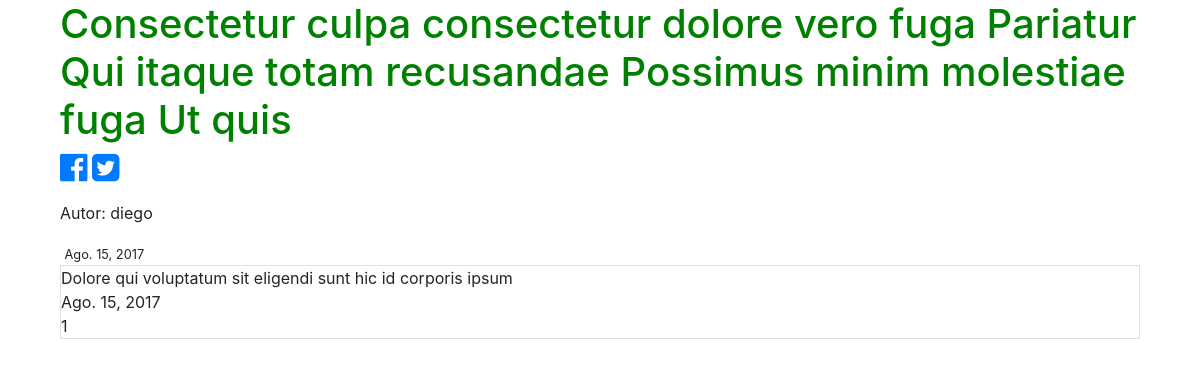
The app's page /posts/dghf-fdg-fdgfd-gfg-/ with its own data.
### posts/models.py (models this page shows, shortened)
class Post(models.Model):
    user = models.ForeignKey(settings.AUTH_USER_MODEL, default=1)
    titulo = models.CharField(max_length=155)
    slug = models.SlugField(unique=True)
    imagen = models.ImageField(upload_to=upload_location,
                               null=True,
                               blank=True,
                               height_field="height_field",
                               width_field="width_field")
    height_field = models.IntegerField(default=0)
    width_field = models.IntegerField(default=0)
    contenido = models.TextField()
    draft = models.BooleanField(default=False)
    publish = models.DateField(auto_now=False, auto_now_add=False)
    timestamp = models.DateField(auto_now_add=True, auto_now=False)
    actualizado = models.DateField(auto_now_add=False, auto_now=True)
    class Meta:
        ordering = ["-timestamp", "-actualizado"]

### posts/views.py (the view)
# urls.py: url(r'^(?P<slug>[\w-]+)/$', views.post_detail, name='detail'),
def post_detail(request, slug=None):
    instance = get_object_or_404(Post, slug=slug)
    share_string = urlquote_plus(instance.titulo)
    context = {
        "titulo": instance.titulo,
        "instance": instance,
        "share_string": share_string
    }
    return render(request, "post_detail.html", context)

### templates/post_detail.html (shortened to what this page needs)
{% extends "base.html" %}
{% block content %}
<div class="container">
    <div class="col-sm-6 col-sm-offset-3 col-lg-12">
        <h1>{{ titulo }} </h1>
        <p><a target="_blank" href="https://www.facebook.com/sharer/sharer.php?u={{ request.build_absolute_uri}}">
            <i class="fa fa-facebook-official fa fa-2x" aria-hidden="true"></i>
        </a><a href="https://twitter.com/home?status={{ share_string }} - {{ request.build_absolute_uri}} ">
            <i class="fa fa-twitter-square fa fa-2x" aria-hidden="true"></i>
        </a></p>
        {% if instance.user.get_full_name %}
        <p>Autor: {{ instance.user.get_full_name }}</p>
        {% else %}
        <p>Autor: {{ instance.user }}</p>
        {% endif %}
        <small>{{ instance.timestamp }}<br></small>
        <div class="border">
            {{ instance.contenido }}<br>
            {{ instance.actualizado }}<br>
            {{ instance.id }}<br>
        </div>
    </div>
</div>
{% endblock %}

### templates/base.html (shortened to what this page needs)
<!doctype html>
{% load staticfiles %}
<html lang="en">
<head>
    <link rel="stylesheet" href="https://maxcdn.bootstrapcdn.com/bootstrap/4.0.0-beta/css/bootstrap.min.css">
    <link rel="stylesheet" href='{% static "css/base.css" %}'>
    <link rel="stylesheet" href="https://maxcdn.bootstrapcdn.com/font-awesome/4.7.0/css/font-awesome.min.css">
</head>
<body>
    {% block content %}
    {% endblock %}
</html>

### static/css/base.css (style rules this page uses)
h1 { color: green; }

### records on screen
Post: titulo "Consectetur culpa consectetur dolore vero fuga Pariatur Qui itaque totam recusandae Possimus minim molestiae fuga Ut quis", user "diego", timestamp "Ago. 15, 2017", contenido "Dolore qui voluptatum sit eligendi sunt hic id corporis ipsum", actualizado "Ago. 15, 2017", id "1"
